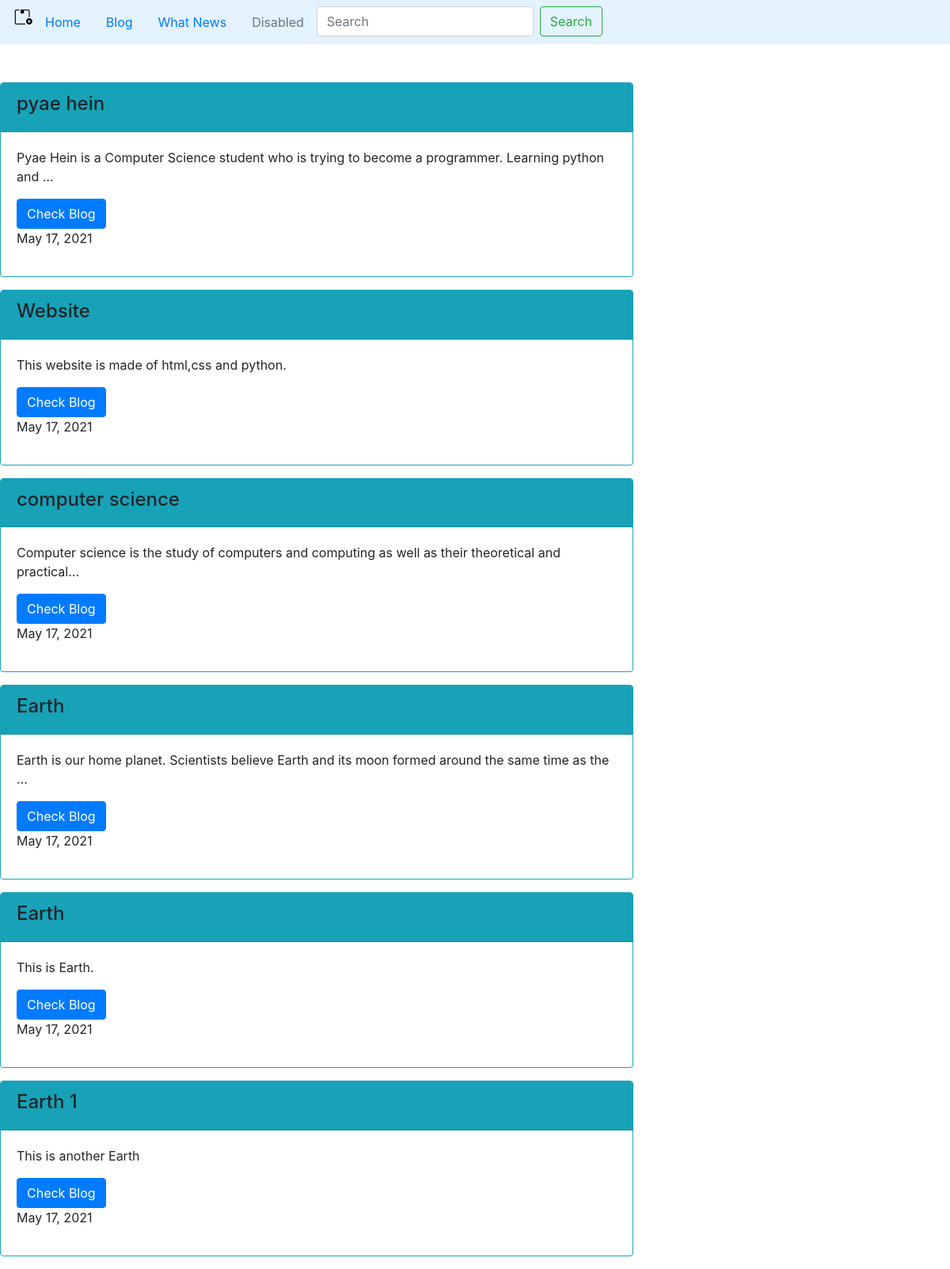
Screenshot of /blog/ with the database file from the repository.
### blog/models.py (models this page shows, shortened)
class Blog(models.Model):
   title = models.CharField(max_length=20)
   blog_description = models.TextField()
   date_posted = models.DateField()

### blog/views.py (the view)
# urls.py: path('', views.blog_home, name='blog-home'), # this name='blog-home' was assign name.
def blog_home(request):
   blog_lists = Blog.objects.all()
   return render(request, 'blog/blog_home.html', {'blog_lists': blog_lists})

### blog/templates/blog/blog_home.html
{% extends 'course/base.html' %}
{% load static %}
{% block content %}
{% for blog_list in blog_lists %}
<div class="card border-info mb-3" style="max-width: 50em;">
   <div class="card-header bg-info">
   <h4>{{blog_list.title}}</h4>
   </div>
   <div class="card-body">
      <p class="card-text ">{{blog_list.blog_description|truncatechars:100}}</p>
      <a href="{% url 'detail-page' blog_list.id %}" class="btn btn-primary">Check Blog</a>
      <p>{{blog_list.date_posted}}
   </div>
</div>
{% endfor %}
{% endblock content %}

### course/templates/course/base.html (shortened to what this page needs)
<!DOCTYPE html>
{% load static %}
<html lang="en">
<head>
   <link rel="stylesheet" href="https://cdn.jsdelivr.net/npm/bootstrap@4.6.0/dist/css/bootstrap.min.css">
</head>
<body>
   <nav class="navbar navbar-expand-lg navbar-light" style="background-color: #e3f2fd;">
      <ul class="nav nav-pills ">
         <li class="nav-item">
         <img src="{% static 'course/logo.png' %}">
         <li class="nav-item">
         <a class="nav-link" href="{% url 'home-page' %}">Home</a>
         </li>
         <li class="nav-item">
         <a class="nav-link " href="{% url 'blog-home' %}">Blog</a>
         </li>
         <li class="nav-item">
         <a class="nav-link " href="{% url 'whatnews-page' %}">What News</a>
         </li>
         <li class="nav-item">
         <a class="nav-link disabled" href="#" tabindex="-1" aria-disabled="true">Disabled</a>
         </li>
         <li class="nav-item">
            <form class="form-inline my-2 my-lg-0" method="POST" action="{% url 'search-results' %}">
               <input class="form-control mr-sm-2" type="search" placeholder="Search" aria-label="Search" name="search">
               <button class="btn btn-outline-success my-2 my-sm-0" type="submit">Search</button>
            </form>
         </li>
      </ul>
   </nav>
<br>
<br>
   {% block content %}
   {% endblock content %}
</body>
</html>

### rows the page displays
Blog: title "pyae hein", blog_description "Pyae Hein is a Computer Science student who is trying to become a programmer. Learning python and …", date_posted "May 17, 2021"
Blog: title "Website", blog_description "This website is made of html,css and python.", date_posted "May 17, 2021"
Blog: title "computer science", blog_description "Computer science is the study of computers and computing as well as their theoretical and practical…", date_posted "May 17, 2021"
Blog: title "Earth", blog_description "Earth is our home planet. Scientists believe Earth and its moon formed around the same time as the …", date_posted "May 17, 2021"
Blog: title "Earth", blog_description "This is Earth.", date_posted "May 17, 2021"
Blog: title "Earth 1", blog_description "This is another Earth", date_posted "May 17, 2021"
